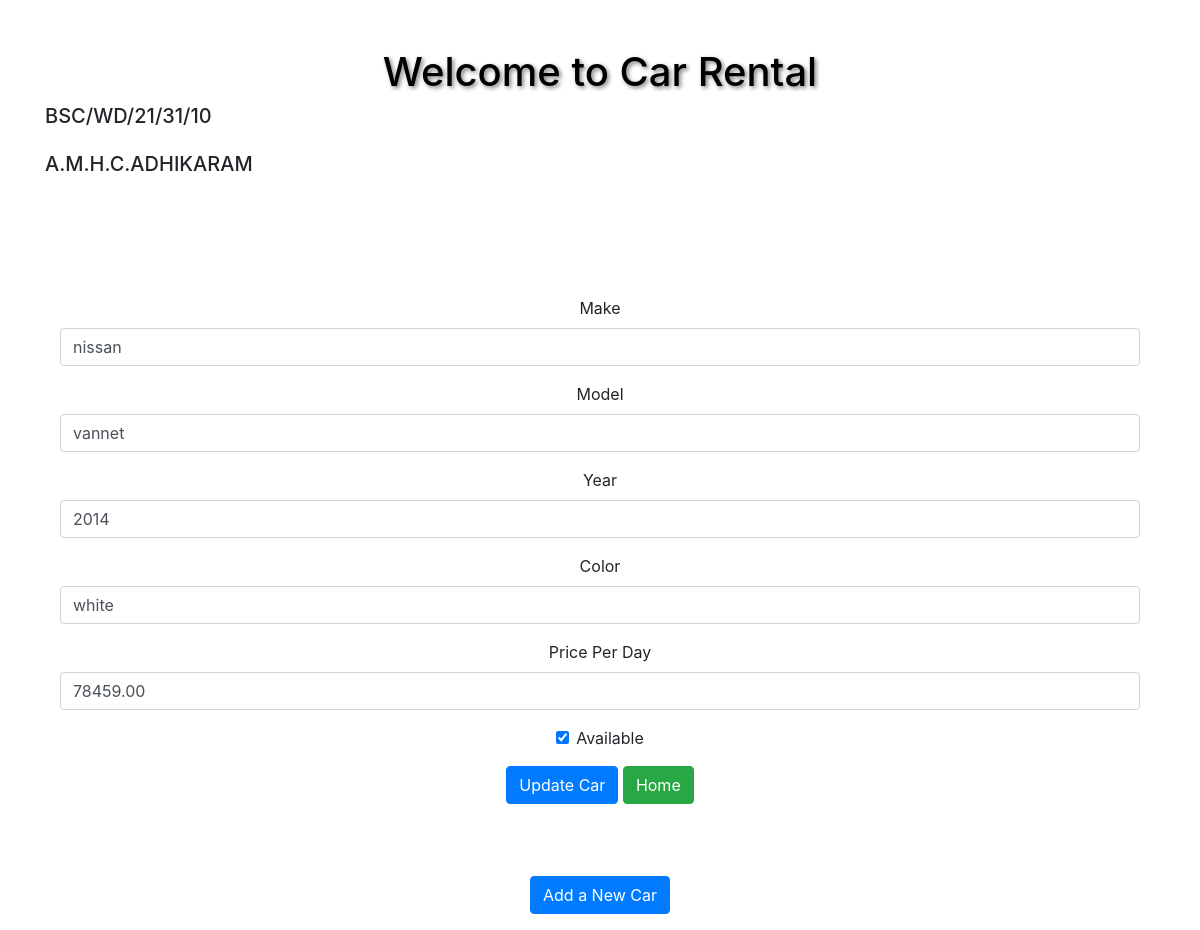
The app's page /?action=edit&id=6 with its own data.
### tables this page shows
CREATE TABLE `cars` (
  `id` int(11) NOT NULL,
  `make` varchar(50) NOT NULL,
  `model` varchar(50) NOT NULL,
  `year` int(11) NOT NULL,
  `color` varchar(50) NOT NULL,
  `price_per_day` decimal(10,2) NOT NULL,
  `availability_status` tinyint(1) NOT NULL
);

### edit.php (the view, shortened to what this page needs)
<!DOCTYPE html>
<html>
<head>
    <link rel="stylesheet" href="https://maxcdn.bootstrapcdn.com/bootstrap/4.5.2/css/bootstrap.min.css">
</head>
<body>
    <?php
    include 'conect.php';
    if ($_SERVER["REQUEST_METHOD"] === "POST") {
        $car_id = $_POST["car_id"];
        $make = $_POST["make"];
        $model = $_POST["model"];
        $year = $_POST["year"];
        $color = $_POST["color"];
        $price_per_day = $_POST["price_per_day"];
        $availability_status = $_POST["availability_status"];
        $sql = "UPDATE cars
                SET make='$make', model='$model', year='$year', color='$color', price_per_day='$price_per_day',
                availability_status='$availability_status'
                WHERE id='$car_id'";
        if ($conn->query($sql) === TRUE) {
            echo "Car information updated successfully!";
        } else {
            echo "Error: " . $sql . "<br>" . $conn->error;
        }
    } else {
        $car_id = $_GET["id"];
        $sql = "SELECT * FROM cars WHERE id='$car_id'";
        $result = $conn->query($sql);
        $car_data = $result->fetch_assoc();
    }
    ?>
    <form method="post" action="edit.php" class="container mt-4">
        <div class="form-group">
            <label for="make">Make</label>
            <input type="text" name="make" id="make" class="form-control" value="<?php echo $car_data["make"]; ?>"
                required>
        </div>
        <div class="form-group">
            <label for="model">Model</label>
            <input type="text" name="model" id="model" class="form-control" value="<?php echo $car_data["model"]; ?>"
                required>
        </div>
        <div class="form-group">
            <label for="year">Year</label>
            <input type="text" name="year" id="year" class="form-control" value="<?php echo $car_data["year"]; ?>"
                required>
        </div>
        <div class="form-group">
            <label for="color">Color</label>
            <input type="text" name="color" id="color" class="form-control" value="<?php echo $car_data["color"]; ?>"
                required>
        </div>
        <div class="form-group">
            <label for="price_per_day">Price Per Day</label>
            <input type="number" name="price_per_day" id="price_per_day" class="form-control"
                value="<?php echo $car_data["price_per_day"]; ?>" required>
        </div>
        <div class="form-check">
            <input type="checkbox" name="availability_status" id="availability_status" class="form-check-input"
                value="1" <?php if ($car_data["availability_status"] == 1) echo "checked"; ?>>
            <label class="form-check-label" for="availability_status">Available</label>
        </div>
        <button type="submit" class="btn btn-primary mt-3">Update Car</button>
        <a href="index.php" class="btn btn-success mt-3">Home</a>
    </form>
</body>
</html>

### index.php (style rules this page uses)
.mt-4 { text-align: center; }

### records on screen
cars: make "nissan", model "vannet", year "2014", color "white", price_per_day "78459.00", availability_status "☑"
